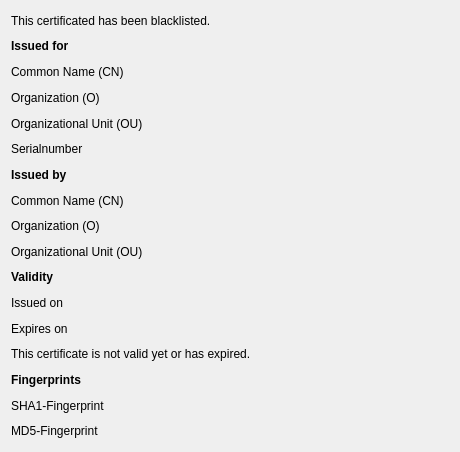
<?xml version="1.0" encoding="UTF-8"?>
<ui version="4.0">
 <class>SslInfoWidget</class>
 <widget class="QWidget" name="SslInfoWidget">
  <property name="geometry">
   <rect>
    <x>0</x>
    <y>0</y>
    <width>460</width>
    <height>452</height>
   </rect>
  </property>
  <layout class="QGridLayout" name="gridLayout">
   <item row="0" column="0" colspan="2">
    <widget class="QLabel" name="blacklistedLabel">
     <property name="text">
      <string>This certificated has been blacklisted.</string>
     </property>
    </widget>
   </item>
   <item row="1" column="0">
    <widget class="QLabel" name="label">
     <property name="text">
      <string>&lt;b&gt;Issued for&lt;/b&gt;</string>
     </property>
    </widget>
   </item>
   <item row="2" column="0">
    <widget class="QLabel" name="label_2">
     <property name="text">
      <string>Common Name (CN)</string>
     </property>
    </widget>
   </item>
   <item row="2" column="1">
    <widget class="QLabel" name="subjectCommonNameLabel">
     <property name="sizePolicy">
      <sizepolicy hsizetype="Expanding" vsizetype="Preferred">
       <horstretch>0</horstretch>
       <verstretch>0</verstretch>
      </sizepolicy>
     </property>
     <property name="text">
      <string/>
     </property>
    </widget>
   </item>
   <item row="3" column="0">
    <widget class="QLabel" name="label_3">
     <property name="text">
      <string>Organization (O)</string>
     </property>
    </widget>
   </item>
   <item row="3" column="1">
    <widget class="QLabel" name="subjectOrganizationLabel">
     <property name="sizePolicy">
      <sizepolicy hsizetype="Expanding" vsizetype="Preferred">
       <horstretch>0</horstretch>
       <verstretch>0</verstretch>
      </sizepolicy>
     </property>
     <property name="text">
      <string/>
     </property>
    </widget>
   </item>
   <item row="4" column="0">
    <widget class="QLabel" name="label_4">
     <property name="text">
      <string>Organizational Unit (OU)</string>
     </property>
    </widget>
   </item>
   <item row="4" column="1">
    <widget class="QLabel" name="subjectOrganizationalUnitLabel">
     <property name="sizePolicy">
      <sizepolicy hsizetype="Expanding" vsizetype="Preferred">
       <horstretch>0</horstretch>
       <verstretch>0</verstretch>
      </sizepolicy>
     </property>
     <property name="text">
      <string/>
     </property>
    </widget>
   </item>
   <item row="5" column="0">
    <widget class="QLabel" name="label_5">
     <property name="text">
      <string>Serialnumber</string>
     </property>
    </widget>
   </item>
   <item row="5" column="1">
    <widget class="QLabel" name="serialNumberLabel">
     <property name="sizePolicy">
      <sizepolicy hsizetype="Expanding" vsizetype="Preferred">
       <horstretch>0</horstretch>
       <verstretch>0</verstretch>
      </sizepolicy>
     </property>
     <property name="text">
      <string/>
     </property>
    </widget>
   </item>
   <item row="6" column="0">
    <widget class="QLabel" name="label_6">
     <property name="text">
      <string>&lt;b&gt;Issued by&lt;/b&gt;</string>
     </property>
    </widget>
   </item>
   <item row="7" column="0">
    <widget class="QLabel" name="label_9">
     <property name="text">
      <string>Common Name (CN)</string>
     </property>
    </widget>
   </item>
   <item row="7" column="1">
    <widget class="QLabel" name="issuerCommonNameLabel">
     <property name="sizePolicy">
      <sizepolicy hsizetype="Expanding" vsizetype="Preferred">
       <horstretch>0</horstretch>
       <verstretch>0</verstretch>
      </sizepolicy>
     </property>
     <property name="text">
      <string/>
     </property>
    </widget>
   </item>
   <item row="8" column="0">
    <widget class="QLabel" name="label_8">
     <property name="text">
      <string>Organization (O)</string>
     </property>
    </widget>
   </item>
   <item row="8" column="1">
    <widget class="QLabel" name="issuerOrganizationLabel">
     <property name="sizePolicy">
      <sizepolicy hsizetype="Expanding" vsizetype="Preferred">
       <horstretch>0</horstretch>
       <verstretch>0</verstretch>
      </sizepolicy>
     </property>
     <property name="text">
      <string/>
     </property>
    </widget>
   </item>
   <item row="9" column="0">
    <widget class="QLabel" name="label_7">
     <property name="text">
      <string>Organizational Unit (OU)</string>
     </property>
    </widget>
   </item>
   <item row="9" column="1">
    <widget class="QLabel" name="issuerOrganizationalUnitLabel">
     <property name="sizePolicy">
      <sizepolicy hsizetype="Expanding" vsizetype="Preferred">
       <horstretch>0</horstretch>
       <verstretch>0</verstretch>
      </sizepolicy>
     </property>
     <property name="text">
      <string/>
     </property>
    </widget>
   </item>
   <item row="10" column="0">
    <widget class="QLabel" name="label_10">
     <property name="text">
      <string>&lt;b&gt;Validity&lt;/b&gt;</string>
     </property>
    </widget>
   </item>
   <item row="11" column="0">
    <widget class="QLabel" name="label_11">
     <property name="text">
      <string>Issued on</string>
     </property>
    </widget>
   </item>
   <item row="11" column="1">
    <widget class="QLabel" name="effectiveLabel">
     <property name="sizePolicy">
      <sizepolicy hsizetype="Expanding" vsizetype="Preferred">
       <horstretch>0</horstretch>
       <verstretch>0</verstretch>
      </sizepolicy>
     </property>
     <property name="text">
      <string/>
     </property>
    </widget>
   </item>
   <item row="12" column="0">
    <widget class="QLabel" name="label_12">
     <property name="text">
      <string>Expires on</string>
     </property>
    </widget>
   </item>
   <item row="12" column="1">
    <widget class="QLabel" name="expiresLabel">
     <property name="sizePolicy">
      <sizepolicy hsizetype="Expanding" vsizetype="Preferred">
       <horstretch>0</horstretch>
       <verstretch>0</verstretch>
      </sizepolicy>
     </property>
     <property name="text">
      <string/>
     </property>
    </widget>
   </item>
   <item row="13" column="0" colspan="2">
    <widget class="QLabel" name="expiredLabel">
     <property name="text">
      <string>This certificate is not valid yet or has expired.</string>
     </property>
    </widget>
   </item>
   <item row="14" column="0">
    <widget class="QLabel" name="label_13">
     <property name="text">
      <string>&lt;b&gt;Fingerprints&lt;/b&gt;</string>
     </property>
    </widget>
   </item>
   <item row="15" column="0">
    <widget class="QLabel" name="label_14">
     <property name="text">
      <string>SHA1-Fingerprint</string>
     </property>
    </widget>
   </item>
   <item row="15" column="1">
    <widget class="QLabel" name="sha1Label">
     <property name="sizePolicy">
      <sizepolicy hsizetype="Expanding" vsizetype="Preferred">
       <horstretch>0</horstretch>
       <verstretch>0</verstretch>
      </sizepolicy>
     </property>
     <property name="text">
      <string/>
     </property>
    </widget>
   </item>
   <item row="16" column="0">
    <widget class="QLabel" name="label_15">
     <property name="text">
      <string>MD5-Fingerprint</string>
     </property>
    </widget>
   </item>
   <item row="16" column="1">
    <widget class="QLabel" name="md5Label">
     <property name="sizePolicy">
      <sizepolicy hsizetype="Expanding" vsizetype="Preferred">
       <horstretch>0</horstretch>
       <verstretch>0</verstretch>
      </sizepolicy>
     </property>
     <property name="text">
      <string/>
     </property>
    </widget>
   </item>
  </layout>
 </widget>
 <resources/>
 <connections/>
</ui>
